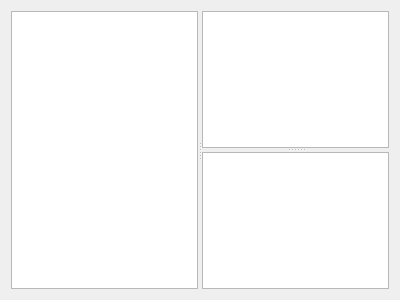
<?xml version="1.0" encoding="UTF-8"?>
<ui version="4.0">
 <class>Dialog</class>
 <widget class="QDialog" name="Dialog">
  <property name="geometry">
   <rect>
    <x>0</x>
    <y>0</y>
    <width>400</width>
    <height>300</height>
   </rect>
  </property>
  <property name="windowTitle">
   <string>Dialog</string>
  </property>
  <layout class="QGridLayout" name="gridLayout">
   <item row="0" column="0">
    <widget class="QSplitter" name="splitter_2">
     <property name="orientation">
      <enum>Qt::Horizontal</enum>
     </property>
     <widget class="QWidget" name="verticalLayoutWidget_2">
      <layout class="QVBoxLayout" name="verticalLayout_2">
       <item>
        <widget class="QTextEdit" name="textEdit"/>
       </item>
      </layout>
     </widget>
     <widget class="QSplitter" name="splitter">
      <property name="orientation">
       <enum>Qt::Vertical</enum>
      </property>
      <widget class="QTextBrowser" name="textBrowser"/>
      <widget class="QWidget" name="horizontalLayoutWidget">
       <layout class="QHBoxLayout" name="horizontalLayout_3">
        <item>
         <widget class="QTextEdit" name="textEdit_2"/>
        </item>
       </layout>
      </widget>
     </widget>
    </widget>
   </item>
  </layout>
 </widget>
 <resources/>
 <connections/>
</ui>
